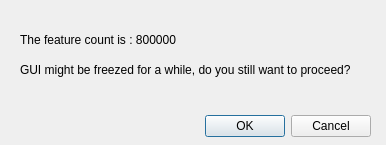
<?xml version="1.0" encoding="UTF-8"?>
<ui version="4.0">
 <class>calcWarn</class>
 <widget class="QDialog" name="calcWarn">
  <property name="geometry">
   <rect>
    <x>0</x>
    <y>0</y>
    <width>386</width>
    <height>145</height>
   </rect>
  </property>
  <property name="windowTitle">
   <string>Dialog</string>
  </property>
  <widget class="QDialogButtonBox" name="buttonBox">
   <property name="geometry">
    <rect>
     <x>30</x>
     <y>110</y>
     <width>341</width>
     <height>32</height>
    </rect>
   </property>
   <property name="orientation">
    <enum>Qt::Horizontal</enum>
   </property>
   <property name="standardButtons">
    <set>QDialogButtonBox::Cancel|QDialogButtonBox::Ok</set>
   </property>
  </widget>
  <widget class="QLabel" name="msgLabel">
   <property name="geometry">
    <rect>
     <x>20</x>
     <y>30</y>
     <width>341</width>
     <height>20</height>
    </rect>
   </property>
   <property name="text">
    <string>The feature count is : 800000</string>
   </property>
  </widget>
  <widget class="QLabel" name="msgLabel2">
   <property name="geometry">
    <rect>
     <x>20</x>
     <y>60</y>
     <width>341</width>
     <height>20</height>
    </rect>
   </property>
   <property name="text">
    <string>GUI might be freezed for a while, do you still want to proceed?</string>
   </property>
  </widget>
 </widget>
 <resources/>
 <connections>
  <connection>
   <sender>buttonBox</sender>
   <signal>accepted()</signal>
   <receiver>calcWarn</receiver>
   <slot>accept()</slot>
   <hints>
    <hint type="sourcelabel">
     <x>248</x>
     <y>254</y>
    </hint>
    <hint type="destinationlabel">
     <x>157</x>
     <y>274</y>
    </hint>
   </hints>
  </connection>
  <connection>
   <sender>buttonBox</sender>
   <signal>rejected()</signal>
   <receiver>calcWarn</receiver>
   <slot>reject()</slot>
   <hints>
    <hint type="sourcelabel">
     <x>316</x>
     <y>260</y>
    </hint>
    <hint type="destinationlabel">
     <x>286</x>
     <y>274</y>
    </hint>
   </hints>
  </connection>
 </connections>
</ui>
